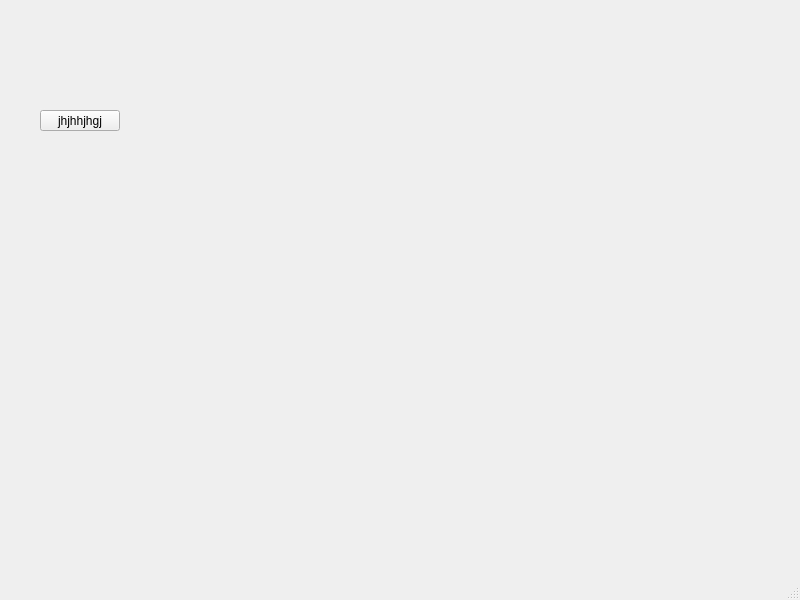
<?xml version="1.0" encoding="UTF-8"?>
<ui version="4.0">
 <class>MainWindow</class>
 <widget class="QMainWindow" name="MainWindow">
  <property name="geometry">
   <rect>
    <x>0</x>
    <y>0</y>
    <width>800</width>
    <height>600</height>
   </rect>
  </property>
  <property name="windowTitle">
   <string>MainWindow</string>
  </property>
  <widget class="QWidget" name="centralwidget">
   <widget class="QPushButton" name="pushButton">
    <property name="geometry">
     <rect>
      <x>40</x>
      <y>110</y>
      <width>80</width>
      <height>21</height>
     </rect>
    </property>
    <property name="text">
     <string>jhjhhjhgj</string>
    </property>
   </widget>
  </widget>
  <widget class="QMenuBar" name="menubar">
   <property name="geometry">
    <rect>
     <x>0</x>
     <y>0</y>
     <width>800</width>
     <height>19</height>
    </rect>
   </property>
  </widget>
  <widget class="QStatusBar" name="statusbar"/>
 </widget>
 <resources/>
 <connections/>
</ui>
